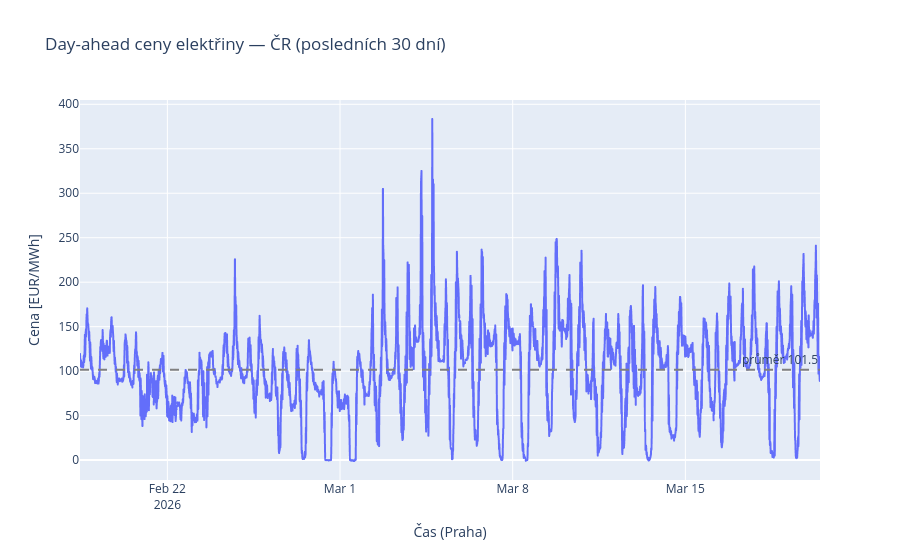

Notebook code cell kept with this figure:
### Code cell
import plotly.express as px

ceny = ceny_raw.tz_convert("Europe/Prague")

df = ceny.reset_index()
df.columns = ["cas", "cena_eur_mwh"]

fig = px.line(
    df,
    x="cas",
    y="cena_eur_mwh",
    title="Day-ahead ceny elektřiny — ČR (posledních 30 dní)",
    labels={"cas": "Čas (Praha)", "cena_eur_mwh": "Cena [EUR/MWh]"},
)

fig.add_hline(
    y=df["cena_eur_mwh"].mean(),
    line_dash="dash",
    line_color="gray",
    annotation_text=f"průměr {df['cena_eur_mwh'].mean():.1f}",
)

fig.show()

### Figure 1 — Plotly figure (JSON) as saved in the notebook; plotly's stock layout.template omitted (floating-point values rounded to 4 significant figures; data arrays with more than 128 entries replaced by an {"elided": "..."} marker saying what was removed)
{"data": [{"hovertemplate": "Čas (Praha)=%{x}<br>Cena [EUR/MWh]=%{y}<extra></extra>", "legendgroup": "", "line": {"color": "#636efa", "dash": "solid"}, "marker": {"symbol": "circle"}, "mode": "lines", "name": "", "showlegend": false, "type": "scattergl", "x": {"elided": "2881 str values"}, "xaxis": "x", "y": {"elided": "2881 float values"}, "yaxis": "y"}], "layout": {"annotations": [{"showarrow": false, "text": "průměr 101.5", "x": 1, "xanchor": "right", "xref": "x domain", "y": 101.5, "yanchor": "bottom", "yref": "y"}], "legend": {"tracegroupgap": 0}, "shapes": [{"line": {"color": "gray", "dash": "dash"}, "type": "line", "x0": 0, "x1": 1, "xref": "x domain", "y0": 101.5, "y1": 101.5, "yref": "y"}], "title": {"text": "Day-ahead ceny elektřiny — ČR (posledních 30 dní)"}, "xaxis": {"anchor": "y", "domain": [0, 1], "title": {"text": "Čas (Praha)"}}, "yaxis": {"anchor": "x", "domain": [0, 1], "title": {"text": "Cena [EUR/MWh]"}}}}
